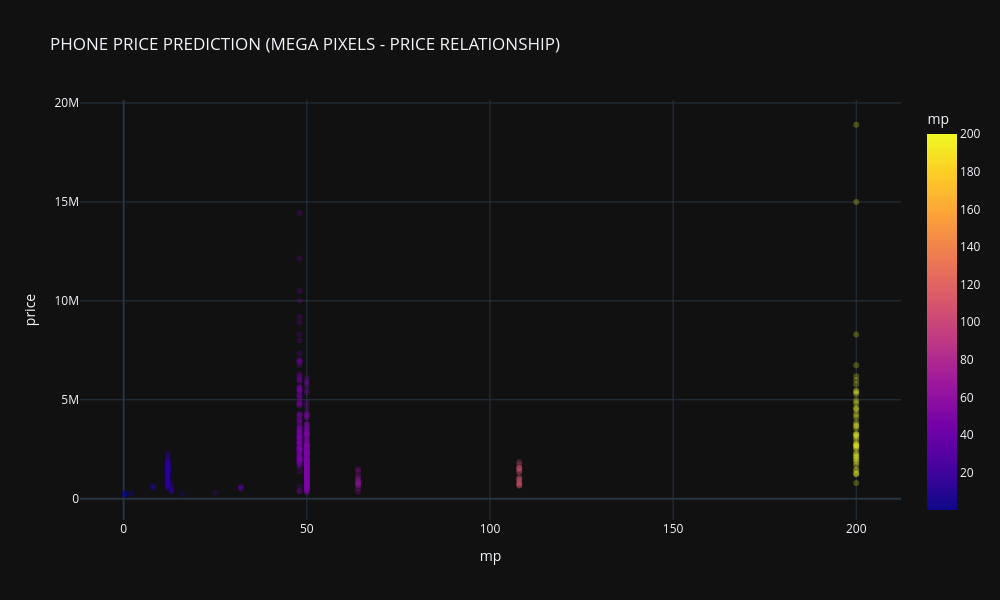

The cell this chart's notebook holds for it:
### Markdown cell above
visualization to assess the relationship of mp with the target variable Price

### Code cell
# scatter plot of mp and price
fig = px.scatter(phone_df, x='mp', y='price', opacity = 0.25, template = 'plotly_dark', 
                color='mp', hover_data=['mp', 'price'],title = 'PHONE PRICE PREDICTION (MEGA PIXELS - PRICE RELATIONSHIP)')
fig.update_layout(width=1000, height=600)
fig.show()

### Figure 1 — Plotly figure (JSON) as saved in the notebook; plotly's stock layout.template omitted (floating-point values rounded to 4 significant figures; data arrays with more than 128 entries replaced by an {"elided": "..."} marker saying what was removed)
{"data": [{"hovertemplate": "mp=%{marker.color}<br>price=%{y}<extra></extra>", "legendgroup": "", "marker": {"color": {"elided": "581 float values"}, "coloraxis": "coloraxis", "opacity": 0.25, "symbol": "circle"}, "mode": "markers", "name": "", "orientation": "v", "showlegend": false, "type": "scatter", "x": {"elided": "581 float values"}, "xaxis": "x", "y": {"elided": "581 int values"}, "yaxis": "y"}], "layout": {"coloraxis": {"colorbar": {"title": {"text": "mp"}}, "colorscale": [[0, "#0d0887"], [0.1111, "#46039f"], [0.2222, "#7201a8"], [0.3333, "#9c179e"], [0.4444, "#bd3786"], [0.5556, "#d8576b"], [0.6667, "#ed7953"], [0.7778, "#fb9f3a"], [0.8889, "#fdca26"], [1, "#f0f921"]]}, "height": 600, "legend": {"tracegroupgap": 0}, "title": {"text": "PHONE PRICE PREDICTION (MEGA PIXELS - PRICE RELATIONSHIP)"}, "width": 1000, "xaxis": {"anchor": "y", "domain": [0, 1], "title": {"text": "mp"}}, "yaxis": {"anchor": "x", "domain": [0, 1], "title": {"text": "price"}}}}
